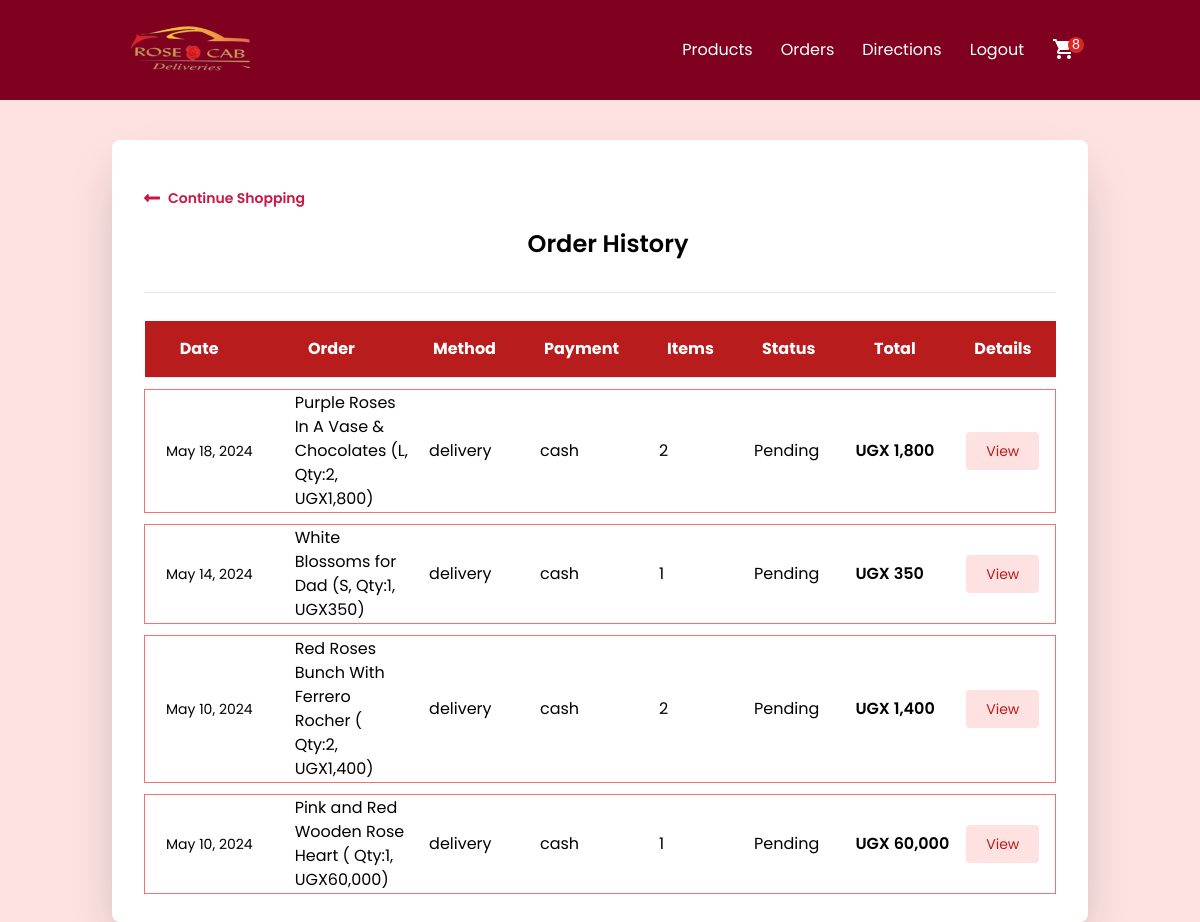
The app's page /orders/ (signed in), older data.
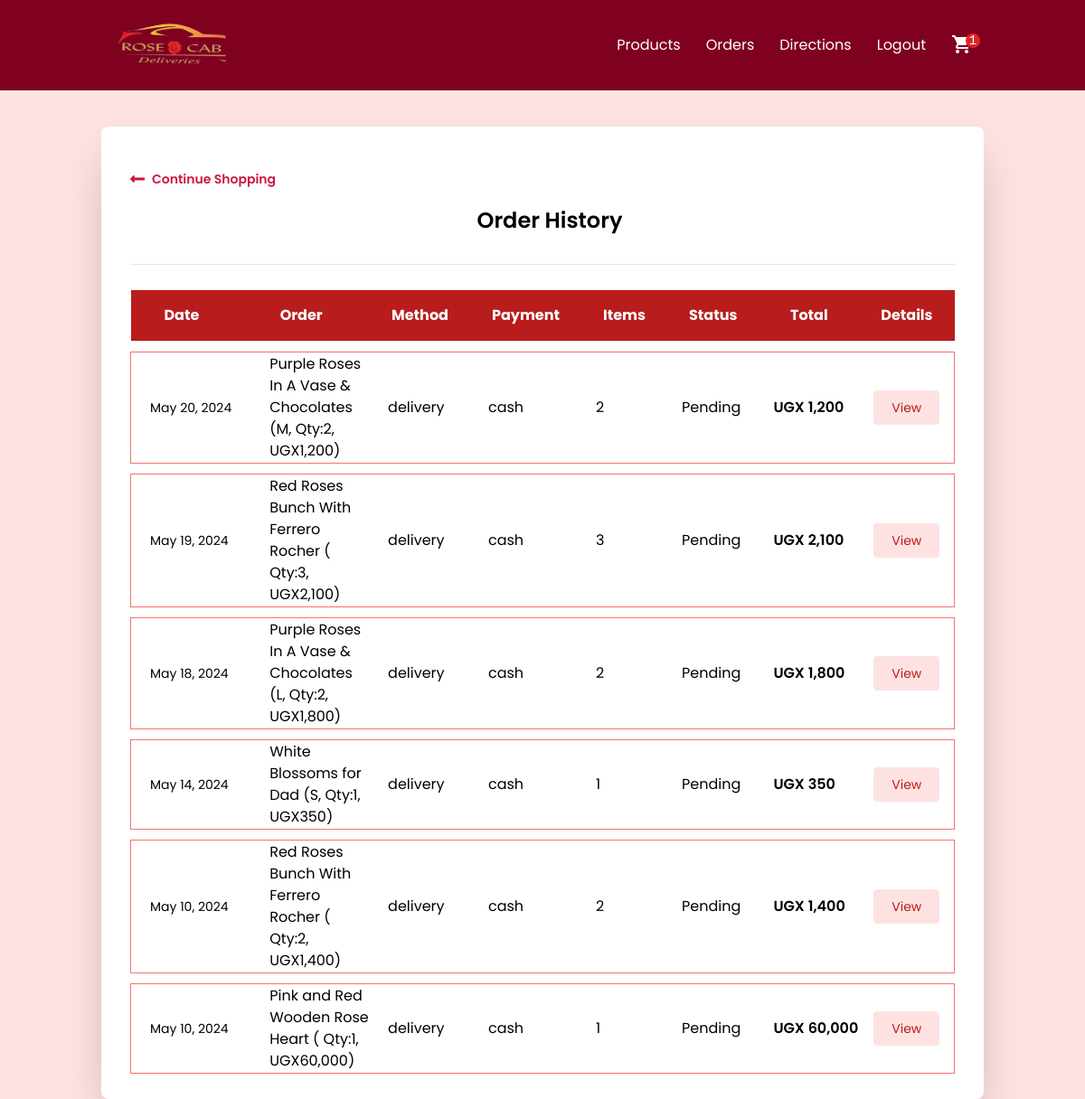
The same page, newer data.
### order/models.py (models this page shows, shortened)
class Order(models.Model):
    PAYMENT_CHOICES = (("cash", "cash"), ("online", "online"))
    DELIVERY_CHOICES = (("delivery", "delivery"), ("carryout", "carryout"))
    transaction_id = models.UUIDField(
        primary_key=True, default=uuid.uuid4, editable=True
    )
    customer = models.ForeignKey(Customer, on_delete=models.CASCADE)
    user = models.ForeignKey(User, on_delete=models.CASCADE, null=True, blank=True)
    STATUS =(
        ('Pending','Pending'),
        ('Order Confirmed','Order Confirmed'),
        ('Out for Delivery','Out for Delivery'),
        ('Delivered','Delivered'),
    )
    status=models.CharField(max_length=50,null=True,choices=STATUS,default='Pending')
    date_ordered = models.DateTimeField(auto_now_add=True)
    date_modified = models.DateTimeField(auto_now=True)
    complete = models.BooleanField(default=False)
    date_completed = models.DateTimeField(null=True, blank=True)
    paid = models.BooleanField(default=False)
    payment_method = models.CharField(max_length=10, choices=PAYMENT_CHOICES)
    delivery_method = models.CharField(max_length=10, choices=DELIVERY_CHOICES)
    shipping = models.ForeignKey(
        "ShippingAddress", on_delete=models.SET_NULL, blank=True, null=True
    )
    pickup = models.ForeignKey(
        "PickUpDetail", on_delete=models.SET_NULL, blank=True, null=True
    )
    coupon = models.ForeignKey(
        "Coupon", on_delete=models.SET_NULL, blank=True, null=True
    )
    email = models.EmailField(max_length=70, null=True, blank=True)
    phone = models.CharField(max_length=20, null=True, blank=True)
    @property
    def get_cart_subtotal(self):
        order_items = self.orderitem_set.all()
        total = sum([item.get_total for item in order_items])
        return total
    get_cart_subtotal.fget.short_description = "Subtotal"
    @property
    def get_cart_total(self):
        total = self.get_cart_subtotal
        if self.coupon:
            total = total - self.get_coupon_value
        return total
    get_cart_total.fget.short_description = "Total"
    @property
    def get_cart_items(self):
        order_items = self.orderitem_set.all()
        total = sum([item.quantity for item in order_items])
        return total
    get_cart_items.fget.short_description = "# Items"
    @property
    def display_items(self):
        order_items = self.orderitem_set.all()
        ticker, l = 1, len(order_items)
        product_titles = str()
        for item in order_items:
            add_comma = ", " if l > 1 and ticker != l else ""
            total_price = "{:,.0f}".format(item.get_total)  #Added Format the total price with commas
            if item.variation:
                product_title = f"""{item.product.name}
                ({item.variation.get_size},
                Qty:{item.quantity}, UGX{total_price}){add_comma}"""
            else:
                product_title = f"""{item.product.name}
                ( Qty:{item.quantity}, UGX{total_price}){add_comma}"""
            product_titles += product_title
            ticker += 1
        return product_titles
    @property
    def get_coupon_value(self):
        if self.coupon:
            if self.coupon.discount_type == "Percent":
                coupon_value = round(
                    self.get_cart_subtotal * self.coupon.discount_amount / 100, 2
                )
            else:
                coupon_value = self.coupon.discount_amount
        else:
            coupon_value = None
        return coupon_value
    get_coupon_value.fget.short_description = "Coupon"

class OrderItem(models.Model):
    product = models.ForeignKey(Product, on_delete=models.CASCADE)
    order = models.ForeignKey(Order, on_delete=models.CASCADE)
    variation = models.ForeignKey(
        ProductVariant, on_delete=models.SET_NULL, blank=True, null=True
    )
    quantity = models.IntegerField(default=0)
    date_added = models.DateTimeField(auto_now_add=True)
    @property
    def get_item_price(self):
        if self.product.has_variants:
            return self.variation.price
        else:
            return self.product.price
    @property
    def get_total(self):
        if self.product.has_variants:
            total = self.variation.price * self.quantity
        else:
            total = self.product.price * self.quantity
        return total
    get_total.fget.short_description = "Total"
    def image_tag(self):
        return mark_safe(
            f'<img src="{self.product.image.url}" width="100" height="100" />'
        )
    image_tag.short_description = "Image"

### store/models.py (models this page shows, shortened)
class Product(models.Model):
    id = models.UUIDField(primary_key=True, default=uuid.uuid4, editable=False)
    name = models.CharField(max_length=100)
    price = models.DecimalField(max_digits=15, decimal_places=0, blank=True, null=True)
    desc = models.TextField(max_length=500, blank=True, null=True)
    image = models.ImageField(blank=True, upload_to="images")
    created_at = models.DateField(auto_now_add=True)
    updated_at = models.DateField(auto_now=True)
    product_category = models.ForeignKey(
        "Category", on_delete=models.CASCADE, null=True, blank=True
    )
    class Meta:
        ordering = ("product_category",)
    def image_tag(self):  # pragma: no cover
        if self.image:
            return mark_safe(f'<img src="{self.image.url}" width="100" height="100" />')
    image_tag.short_description = "Image"
    @property
    def has_variants(self):
        if self.productvariant_set.count() > 0:
            return True
        else:
            return False

class ProductVariant(models.Model):
    title = models.CharField(max_length=100, blank=True, null=True)
    product = models.ForeignKey(Product, on_delete=models.CASCADE)
    size = models.ForeignKey(Size, on_delete=models.CASCADE)
    price = models.DecimalField(max_digits=15, decimal_places=0)
    @property
    def get_size(self):
        return str(self.size)

class Size(models.Model):
    name = models.CharField(max_length=20, blank=True, null=True, unique=True)
    def __str__(self):
        return self.name

### users/views.py (the view)
# urls.py: path("orders/", views.my_orders, name="my_orders"),
@login_required(login_url="users:login")
def my_orders(request):
    customer = request.user.customer
    orders = Order.objects.filter(customer=customer, complete=True).order_by(
        "-date_modified"
    )
    return render(request, "users/orders.html", context={"orders": orders})

### templates/users/orders.html (shortened to what this page needs)
{% extends "store/navbar.html" %}
{%load static%}
{% block content %}
<div class="container mx-auto mt-10">
    <div class="sm:px-6 w-full">
        <div class="bg-white shadow-2xl rounded-lg py-4 md:py-7 px-4 md:px-8 xl:px-10">
            <div class="flex justify-start">
                <a id="links" href="{% url 'store:products' %}" class="flex font-semibold text-sm my-5 w-1/4">
                    <svg class="fill-current mr-2 w-4" viewBox="0 0 448 512">
                        <path
                            d="M134.059 296H436c6.627 0 12-5.373 12-12v-56c0-6.627-5.373-12-12-12H134.059v-46.059c0-21.382-25.851-32.09-40.971-16.971L7.029 239.029c-9.373 9.373-9.373 24.569 0 33.941l86.059 86.059c15.119 15.119 40.971 4.411 40.971-16.971V296z" />
                    </svg>
                    Continue Shopping
                </a>
            </div>
            <div class="md:flex-col flex-row items-center justify-between">
                <div class="flex flex-col sm:flex-row items-center justify-center border-b pb-8">
                    <div class="md:ml-4 mt-4 md:mt-0">
                        <h1 class="font-semibold text-2xl">Order History</h1>
                    </div>
                </div>
            </div>
            {%if orders%}
            <div class="mt-7 overflow-x-auto">
                <table class="w-full shadow whitespace-nowrap">
                    <thead
                        class="border-b border-neutral-200 bg-red-700 font-medium dark:border-white/10 dark:text-neutral-800">
                        <tr class="text-white">
                            <th scope="col" class="px-6 py-4">Date</th>
                            <th scope="col" class="px-6 py-4">Order</th>
                            <th scope="col" class="px-6 py-4">Method</th>
                            <th scope="col" class="px-6 py-4">Payment</th>
                            <th scope="col" class="px-6 py-4">Items</th>
                            <th scope="col" class="px-6 py-4">Status</th>
                            <th scope="col" class="px-6 py-4">Total</th>
                            <th scope="col" class="px-6 py-4">Details</th>
                        </tr>
                    </thead>
                    <tbody>
                        {% for order in orders %}
                        <tr class="h-3"> </tr>
                        <tr tabindex="0"
                            class="focus:outline-none h-16 border border-red-400 hover:bg-red-50 rounded-md">
                            <td>
                                <div class="ml-5">
                                    <div class="text-sm w-1/6 whitespace-nowrap">
                                        {{order.date_modified|date:"M d, Y" }}
                                    </div>
                                </div>
                            </td>
                            <td class="">
                                <div class="flex items-center pl-10 whitespace-normal">
                                    <div class="w-full ">
                                        <span>{{order.display_items}}</span>
                                    </div>
                                </div>
                            </td>
                            <td class="pl-5 text-center">
                                <div class="flex items-center">
                                    <div class="w-1/5">{{order.delivery_method}}</div>
                                </div>
                            </td>
                            <td class="pl-5">
                                <div class="w-1/5">{{order.payment_method}}</div>
                            </td>
                            <td class="pl-4">
                                <div class="w-1/5">{{order.get_cart_items}}</div>
                            </td>
                            <td class="pl-4">
                                <div class="w-1/5">{{order.status}}</div>
                            </td>
                            <td class="pl-4">
                                <div class="w-1/5 font-semibold">
                                    UGX&nbsp;<span class="Comma">{{order.get_cart_total|floatformat:0}}</span>
                                </div>
                            </td>
                            <td class="pl-4">
                                <button class="btn-more-details py-3 px-5 text-sm focus:outline-none leading-none text-red-700 bg-red-100 rounded focus:ring-2
                 focus:ring-offset-2 focus:ring-red-300 hover:bg-red-200 " data-order-id="{{ forloop.counter }}">
                                    View
                                </button>
                            </td>
                        </tr>
                        {% endfor %}
                    </tbody>
                </table>
            </div>
            {% else %}
            <div class="text-center text-xl font-semibold">
                <p>You have no order history</p>
            </div>
            {% endif %}
        </div>
    </div>
</div>
{% endblock %}

### templates/store/navbar.html (shortened to what this page needs)
{% load static %}
<!DOCTYPE html>
<html lang="en">
<head>
  <script src="https://cdn.tailwindcss.com"></script>
  <link href="https://cdnjs.cloudflare.com/ajax/libs/font-awesome/5.10.0/css/all.min.css" rel="stylesheet">
  <link rel="stylesheet" href="{% static 'store/src/styles.css' %}" />
  <link rel="stylesheet" href="{% static 'store/src/customStyles.css' %}" />
  <link rel="stylesheet" href="//cdnjs.cloudflare.com/ajax/libs/timepicker/1.3.5/jquery.timepicker.min.css" />
</head>
<body class="m-0 p-0 bg-red-100">
  <nav class="sticky top-0 text-white" style="background-color:#800020; font-family: 'Poppins', sans-serif;">
    <div class="container px-4 mx-auto md:flex md:justify-between md:items-center gap-6">
      <div class="flex items-center justify-between md:w-auto w-full">
        <a href="{% url 'store:products' %}" class="py-5 px-2 text-white flex-1 font-bold">
          <h1 class="m-0 display-4 text-primary"><span class="text-secondary"><img
                src="{% static 'home/img/rosecab.png' %}" alt="logo" style="height: 60px; width:150px;"></span></h1>
        </a>
      </div>
      <div class="hidden md:flex md:flex-row md:justify-end md:items-center md:space-x-1 pb-3 md:pb-0 navigation-menu">
        <a href="{% url 'store:products' %}" class="py-2 px-3 block hover:text-red-200 duration-500">Products</a>
        {% if user.is_staff %}
        <a href="{% url 'view_orders' %}" class="py-2 px-3 block hover:text-red-200 duration-500">Orders</a>
        {%else%}
        <a href="{% url 'users:my_orders' %}" class="py-2 px-3 block hover:text-red-200 duration-500">Orders</a>
        {%endif%}
        <a href="{% url 'directions' %}" class="py-2 px-3 block hover:text-red-200 duration-500">Directions</a>
        {% if user.is_authenticated %}
        <a href="{% url 'users:logout' %}" class="py-2 px-3 block hover:text-red-200 duration-500">Logout</a>
        {% else %}
        <a href="{% url 'users:login' %}" class="py-2 px-3 block hover:text-red-200 duration-500">Log
          In</a>
        <a href="{% url 'users:register' %}" class="py-2 px-3 block hover:text-red-200 duration-500"> Register</a>
        {% endif %}
        <div class="py-2 px-3 pt-5 shrink-0">
          <a href="{% url 'order:cart' %}" role="button" class="relative inline-block">
            <span
              class="cart-count absolute top-0 right-0 bg-red-600 w-4 h-4 rounded-full text-white font-mono text-sm leading-tight text-center">{{cart_quantity}}</span>
          </a>
        </div>
      </div>
    </div>
  </nav>
  {% block content %} {% endblock %}
</body>
</html>

Row changes from the older to the newer data that the page shows:
added Order: date_modified "May 20, 2024", display_items "Purple Roses In A Vase & Chocolates (M, Qty:2, UGX1,200)", delivery_method "delivery", payment_method "cash", get_cart_items "2", status "Pending", get_cart_total "1,200"
now on this page (row edited): Order: date_modified "May 19, 2024", display_items "Red Roses Bunch With Ferrero Rocher ( Qty:3, UGX2,100)", delivery_method "delivery", payment_method "cash", get_cart_items "3", status "Pending", get_cart_total "2,100"
Text that changed along with them:
{{ cart_quantity }}: "8" → "1"
